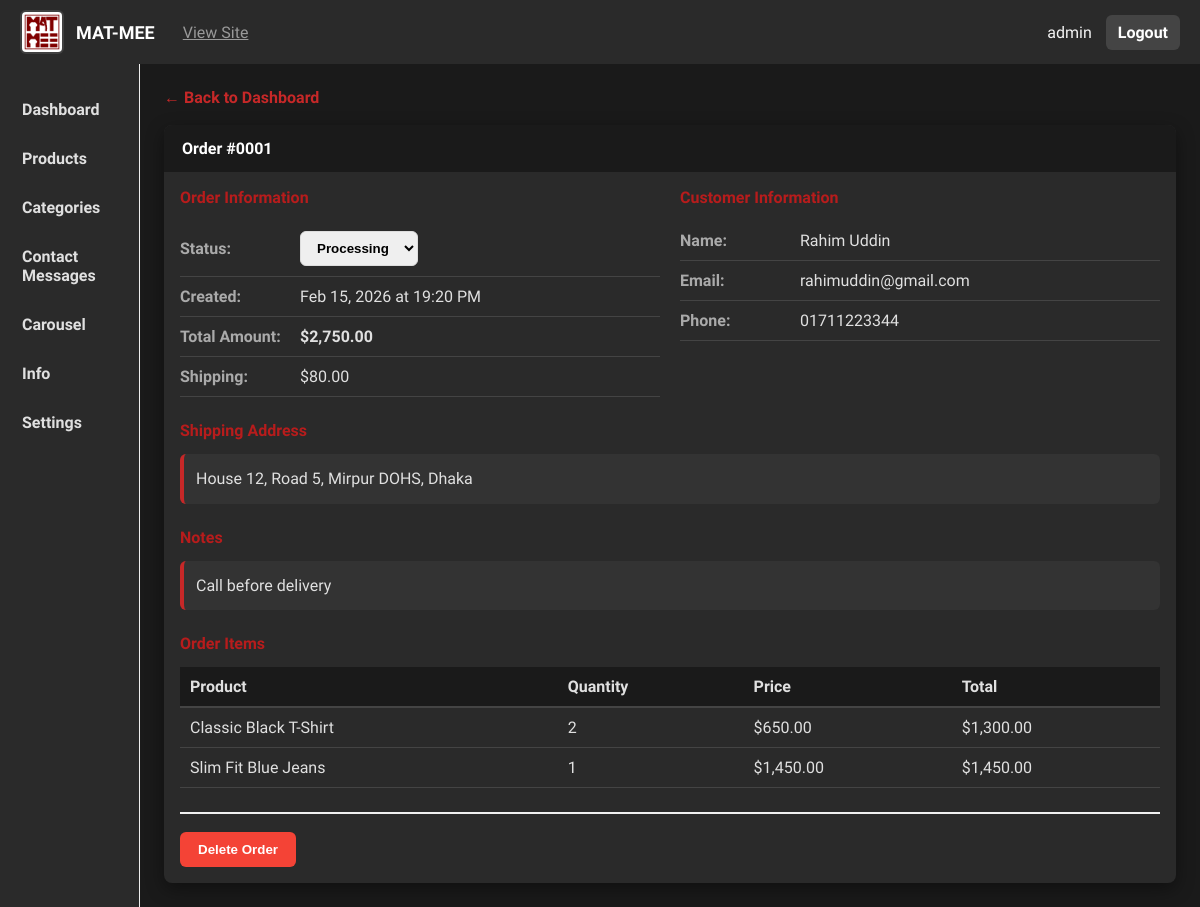
The app's page /MAT-MEE/Admin-matmee/view-order.php?id=1 (signed in) with its own data.
### tables this page shows
CREATE TABLE orders (
    id INT AUTO_INCREMENT PRIMARY KEY,
    user_id INT NULL,
    session_id VARCHAR(255),
    total DECIMAL(12,2),
    shipping_charge DECIMAL(10,2) DEFAULT 0,
    status ENUM('pending','processing','shipped','delivered','cancelled') DEFAULT 'pending',
    customer_name VARCHAR(100),
    customer_email VARCHAR(100),
    shipping_address LONGTEXT,
    phone VARCHAR(20),
    notes TEXT,
    created_at TIMESTAMP DEFAULT CURRENT_TIMESTAMP
);

CREATE TABLE order_items (
    id INT AUTO_INCREMENT PRIMARY KEY,
    order_id INT,
    product_id INT,
    size_id INT NULL,
    quantity INT,
    price_at_purchase DECIMAL(10,2),
    FOREIGN KEY (order_id) REFERENCES orders(id) ON DELETE CASCADE,
    FOREIGN KEY (product_id) REFERENCES products(id) ON DELETE CASCADE,
    FOREIGN KEY (size_id) REFERENCES sizes(id) ON DELETE SET NULL
);

CREATE TABLE products (
    id INT AUTO_INCREMENT PRIMARY KEY,
    name VARCHAR(200) NOT NULL,
    slug VARCHAR(220) UNIQUE NOT NULL,
    description LONGTEXT,
    price DECIMAL(10,2) NOT NULL,
    discount_price DECIMAL(10,2) DEFAULT NULL,
    category_id INT,
    main_image VARCHAR(255),
    views INT UNSIGNED NOT NULL DEFAULT 0,
    created_at TIMESTAMP DEFAULT CURRENT_TIMESTAMP,
    FOREIGN KEY (category_id) REFERENCES categories(id) ON DELETE SET NULL
);

### MAT-MEE/components/connection.php (called while the page is built, shortened)
<?php
class DatabaseConnection {
    private static $instance = null;
    private $connection;
    private $host = 'localhost';
    private $user = 'root';
    private $password = '';
    private $database = 'matmee';
    private function __construct() {
        $this->connection = new mysqli(
            $this->host,
            $this->user,
            $this->password,
            $this->database
        );
        $this->connection->set_charset("utf8");
    }
    public static function getInstance() {
        if (!self::$instance) {
            self::$instance = new self();
        }
        return self::$instance;
    }
    private function prepareAndExecute($query, $params = []) {
        $stmt = $this->connection->prepare($query);
        $types = '';
        foreach ($params as $p) {
            $types .= is_int($p) ? 'i' : (is_float($p) ? 'd' : 's');
        }
        $stmt->bind_param($types, ...$params);
        $stmt->execute();
        return $stmt->get_result();
    }
    public function fetch($query, $params = []) {
        $result = $this->prepareAndExecute($query, $params);
        return $result->fetch_all(MYSQLI_ASSOC);
    }
    public function fetchOne($query, $params = []) {
        $result = $this->fetch($query, $params);
        return $result[0] ?? null;
    }
}

### MAT-MEE/Admin-matmee/view-order.php (the view, shortened to what this page needs)
<?php
require_once '../components/connection.php';
$db = DatabaseConnection::getInstance();
$orderId = isset($_GET['id']) ? intval($_GET['id']) : 0;
$order = $db->fetchOne('SELECT * FROM orders WHERE id = ?', [$orderId]);
$orderItems = $db->fetch('SELECT oi.*, p.name FROM order_items oi JOIN products p ON oi.product_id = p.id WHERE oi.order_id = ?', [$orderId]);
?>
<!doctype html>
<html lang="en">
<head>
	<link rel="stylesheet" href="style.css">
</head>
<body>
	<div class="admin-wrapper">
		<?php include 'header.php'; ?>
		<div class="layout">
			<?php include 'sidebar.php'; ?>
			<main class="content">
				<section class="view-order">
					<div class="back-button">
						<a href="index.php">← Back to Dashboard</a>
					</div>
					<div class="card">
						<div class="card-title">Order #<?php echo str_pad($order['id'], 4, '0', STR_PAD_LEFT); ?></div>
						<div class="card-body">
							<div class="order-details-grid">
								<div class="order-section">
									<h3>Order Information</h3>
									<table class="info-table">
										<tr>
											<td class="label">Status:</td>
											<td>
												<form method="POST" id="statusForm" style="display: flex; gap: 10px; align-items: center;">
													<select name="status" id="statusSelect" style="padding: 8px 12px; border-radius: 6px; border: 1px solid #ddd; cursor: pointer; font-weight: 600;">
														<option value="processing" <?php echo $order['status'] === 'processing' ? 'selected' : ''; ?>>Processing</option>
													</select>
												</form>
											</td>
										</tr>
										<tr>
											<td class="label">Created:</td>
											<td><?php echo date('M d, Y \a\t H:i A', strtotime($order['created_at'])); ?></td>
										</tr>
										<tr>
											<td class="label">Total Amount:</td>
											<td><strong>$<?php echo number_format($order['total'], 2); ?></strong></td>
										</tr>
										<tr>
											<td class="label">Shipping:</td>
											<td>$<?php echo number_format($order['shipping_charge'], 2); ?></td>
										</tr>
									</table>
								</div>
								<div class="order-section">
									<h3>Customer Information</h3>
									<table class="info-table">
										<tr>
											<td class="label">Name:</td>
											<td><?php echo htmlspecialchars($order['customer_name']); ?></td>
										</tr>
										<tr>
											<td class="label">Email:</td>
											<td><?php echo htmlspecialchars($order['customer_email']); ?></td>
										</tr>
										<tr>
											<td class="label">Phone:</td>
											<td><?php echo htmlspecialchars($order['phone']); ?></td>
										</tr>
									</table>
								</div>
							</div>
							<div class="order-section" style="margin-top: 24px;">
								<h3>Shipping Address</h3>
								<div class="address-box">
									<?php echo nl2br(htmlspecialchars($order['shipping_address'])); ?>
								</div>
							</div>
							<?php if (!empty($order['notes'])): ?>
								<div class="order-section" style="margin-top: 24px;">
									<h3>Notes</h3>
									<div class="notes-box">
										<?php echo nl2br(htmlspecialchars($order['notes'])); ?>
									</div>
								</div>
							<?php endif; ?>
							<div class="order-section" style="margin-top: 24px;">
								<h3>Order Items</h3>
								<table class="orders-table">
									<thead>
										<tr>
											<th>Product</th>
											<th>Quantity</th>
											<th>Price</th>
											<th>Total</th>
										</tr>
									</thead>
									<tbody>
										<?php if (!empty($orderItems)): ?>
											<?php foreach ($orderItems as $item): ?>
												<tr>
													<td><?php echo htmlspecialchars($item['name']); ?></td>
													<td><?php echo $item['quantity']; ?></td>
													<td>$<?php echo number_format($item['price_at_purchase'], 2); ?></td>
													<td>$<?php echo number_format($item['price_at_purchase'] * $item['quantity'], 2); ?></td>
												</tr>
											<?php endforeach; ?>
										<?php else: ?>
											<tr><td colspan="4" style="text-align: center; padding: 20px; color: #999;">No items found</td></tr>
										<?php endif; ?>
									</tbody>
								</table>
							</div>
							<div class="order-actions" style="margin-top: 24px; display: flex; gap: 12px;">
							<button onclick="deleteOrder(<?php echo $order['id']; ?>)" class="btn btn-danger">Delete Order</button>
							</div>
						</div>
					</div>
				</section>
			</main>
		</div>
	</div>
</body>
</html>

### MAT-MEE/Admin-matmee/header.php (shortened to what this page needs)
<?php
$currentFile = basename($_SERVER['PHP_SELF']);
require_once '../components/connection.php';
?>
<!doctype html>
<html lang="en">
<head>
	<link rel="stylesheet" href="style.css">
	<link rel="stylesheet" href="carousel_admin.css">
	<link rel="stylesheet" href="https://cdn.jsdelivr.net/npm/bootstrap-icons@1.11.3/font/bootstrap-icons.css">
</head>
<?php if ($currentFile !== 'login.php'): ?>
<header class="topbar">
	<div class="brand">
		<img src="../image/logo.png" alt="Logo" class="logo">
		<span class="site-name">MAT-MEE</span> <a href="../index.php" target="_blank" style="color:#999; margin-left: 1rem;">View Site</a>
	</div>
	<div class="top-actions">
		<span class="admin-name"><?php echo htmlspecialchars($_SESSION['admin_username'] ?? 'Administrator'); ?></span>
		<a href="logout.php" class="logout">Logout</a>
	</div>
</header>
<?php endif; ?>

### MAT-MEE/Admin-matmee/sidebar.php
<aside class="sidebar">
	<nav>
		<ul>
			<?php
			$currentPage = basename($_SERVER['PHP_SELF']);
			$pages = [
				'index.php' => 'Dashboard',
				'products.php' => 'Products',
				'categories.php' => 'Categories',
				'messages.php' => 'Contact Messages',
				'carousel.php' => 'Carousel',
				'info.php' => 'Info',
				'settings.php' => 'Settings'
			];
			?>
			<?php foreach ($pages as $page => $name): ?>
				<li class="<?php echo ($currentPage === $page || ($page === 'orders.php' && $currentPage === 'view-order.php')) ? 'active' : ''; ?>">
					<a href="<?php echo $page; ?>"><?php echo $name; ?></a>
				</li>
			<?php endforeach; ?>
		</ul>
	</nav>
</aside>

### MAT-MEE/Admin-matmee/style.css (style rules this page uses)
:root { --red: #c62828; --red-dark: #b71c1c; --bg: #1a1a1a; --muted: #aaa; --sidebar: #2a2a2a; }
* { box-sizing: border-box }
body { margin: 0; font-family: 'Hind Siliguri', Segoe UI, Roboto, Arial, sans-serif; background: var(--bg); color: #e0e0e0 }
html { scroll-behavior: smooth; }
.topbar { height: 64px; background: #2a2a2a; color: #fff; display: flex; align-items: center; justify-content: space-between; padding: 0 20px; position: sticky; }
.brand { display: flex; align-items: center; gap: 12px }
.logo { height: 44px; width: 44px; object-fit: contain; border-radius: 6px; background: rgba(255, 255, 255, 0.1); padding: 2px }
.site-name { font-weight: 700; font-size: 18px }
.top-actions { display: flex; align-items: center; gap: 14px }
.top-actions .admin-name { opacity: 0.95 }
.logout { background: rgba(255, 255, 255, 0.12); color: #fff; padding: 8px 12px; border-radius: 6px; text-decoration: none; font-weight: 600 }
.layout { display: flex; min-height: calc(100vh - 64px) }
.sidebar { width: 140px; background: var(--sidebar); border-right: 1px solid #eee; padding-top: 18px }
.sidebar nav ul { list-style: none; margin: 0; padding: 0 }
.sidebar nav li { margin: 6px 0 }
.sidebar nav a { display: block; padding: 12px 18px; color: #e0e0e0; text-decoration: none; font-weight: 600; border-left: 4px solid transparent }
.content { flex: 1; padding: 24px }
.card { background: #2a2a2a; border-radius: 8px; box-shadow: 0 6px 18px rgba(0, 0, 0, 0.4); overflow: hidden }
.card-title { padding: 14px 18px; background: #1a1a1a; color: #fff; font-weight: 700 }
.card-body { padding: 16px }
.orders-table { width: 100%; border-collapse: collapse; margin-top: 8px }
.orders-table thead th { text-align: left; padding: 10px; background: #1a1a1a; border-bottom: 2px solid #444; color: #e0e0e0 }
.orders-table td { padding: 10px; border-bottom: 1px solid #444; color: #e0e0e0 }
.admin-wrapper a { color: inherit }
.view-order { animation: slideIn 0.3s ease }
.back-button { margin-bottom: 18px }
.back-button a { color: var(--red); text-decoration: none; font-weight: 600; display: inline-flex; align-items: center; gap: 6px }
.order-details-grid { display: grid; grid-template-columns: repeat(auto-fit, minmax(250px, 1fr)); gap: 20px; margin-bottom: 20px }
.order-section { margin-bottom: 0 }
.order-section h3 { font-size: 16px; color: var(--red-dark); margin: 0 0 14px 0; font-weight: 700 }
.info-table { width: 100%; border-collapse: collapse }
.info-table tr { border-bottom: 1px solid #444 }
.info-table td { padding: 10px 0 }
.info-table .label { font-weight: 600; color: #aaa; width: 120px }
.address-box, .notes-box { background: #333; padding: 12px; border-radius: 6px; border-left: 4px solid var(--red); line-height: 1.6; color: #e0e0e0 }
.order-actions { padding-top: 18px; border-top: 2px solid #f0f0f0 }
.btn { padding: 10px 18px; border-radius: 6px; text-decoration: none; font-weight: 600; border: none; cursor: pointer; transition: all 0.2s ease; display: inline-block }
.btn-danger { background: #f44336; color: #fff }

### records on screen
orders: id "0001", status "Processing", created_at "Feb 15, 2026 at 19:20 PM", total "2,750.00", shipping_charge "80.00", customer_name "Rahim Uddin", customer_email "rahimuddin@gmail.com", phone "01711223344", shipping_address "House 12, Road 5, Mirpur DOHS, Dhaka", notes "Call before delivery"
order_items: product.name "Classic Black T-Shirt", quantity "2", price_at_purchase "650.00", $item['price_at_purchase'] * $item['quantity'] "1,300.00"
order_items: product.name "Slim Fit Blue Jeans", quantity "1", price_at_purchase "1,450.00", $item['price_at_purchase'] * $item['quantity'] "1,450.00"

### other values on screen
$_SESSION['admin_username'] "admin"
$name "Dashboard"
$name "Products"
$name "Categories"
$name "Contact Messages"
$name "Carousel"
$name "Info"
$name "Settings"
